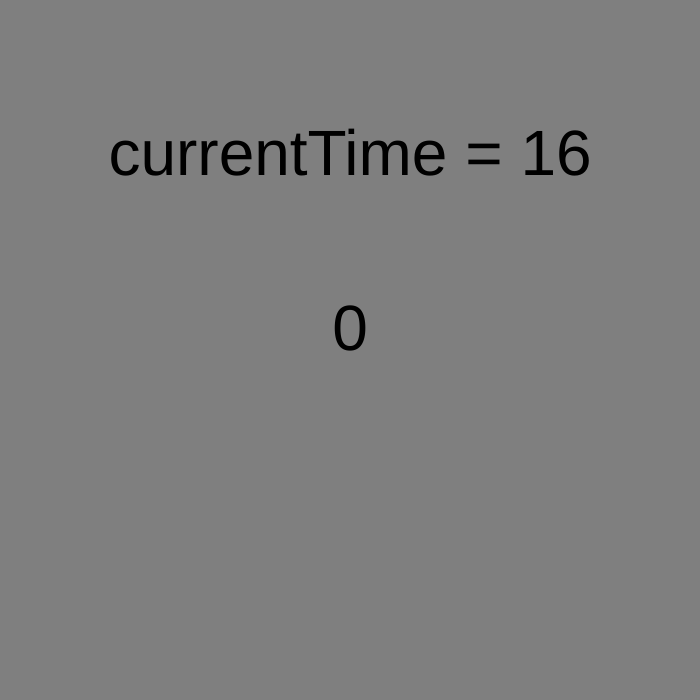
Frame 1 (no input)
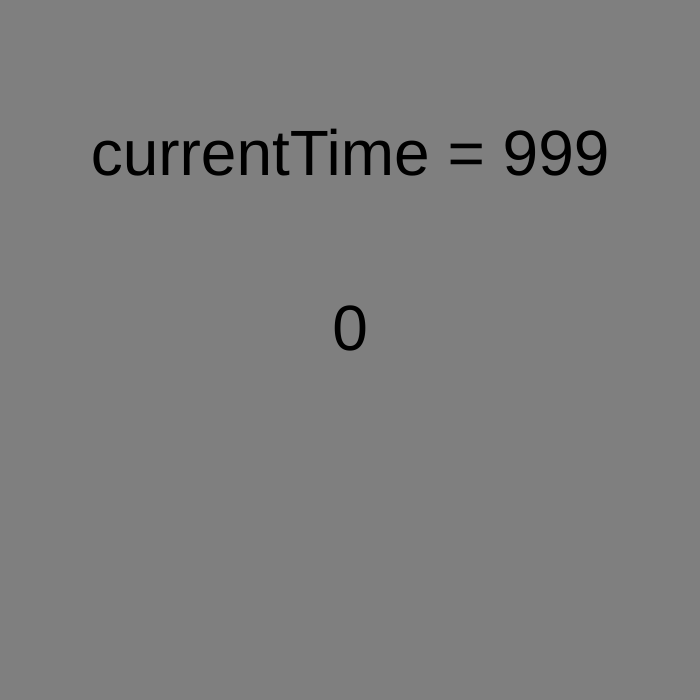
Frame 60 (no input)
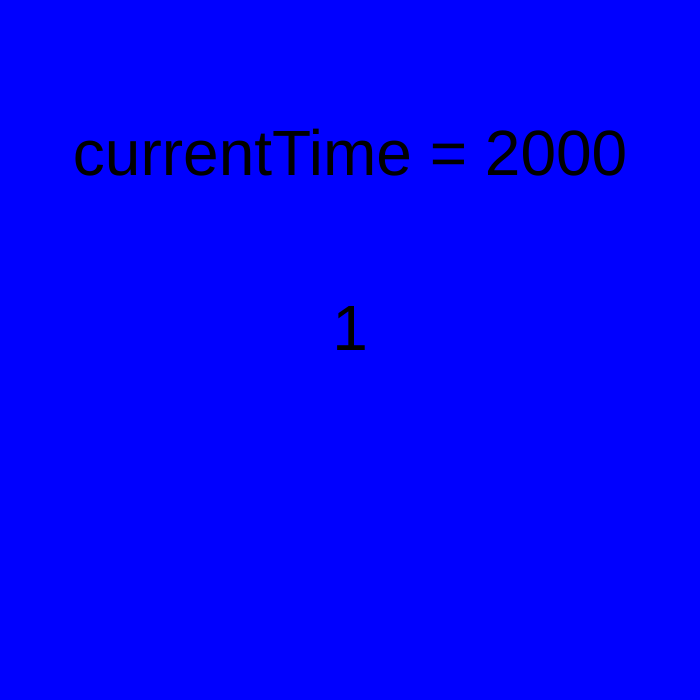
Frame 120 (the mouse pressed at the canvas centre since frame 60)

The p5.js sketch that drew these frames (run headless with seeded random() and noise() and a simulated clock; from frame 60 on, the mouse is pressed at the canvas centre):

// p5.js sketch
// ── sketch.js
/* 
Creates simple timers that trigger one time only.

millis() tracks total milliseconds since sketch started.
1000 milliseconds = 1 second.

- Background begins as grey.
- Changes to blue after 2 seconds.
- Changes to red after 8 seconds.
*/


let currentTime = 0; //setting up variable to track millis() clock
let timer1 = 2000; //setting up variable for a 2 second timer
let timer2 = 8000; //8 second timer

function setup() 
{
  createCanvas(700, 700);
  background(127); // grey background
  textAlign(CENTER); //draws text from centerpoint
	textSize(64); //sets size of text
}

function draw() 
{
  currentTime = millis(); //continuously update our currentTime variable

  if (currentTime > timer2) //if 8 second timer has triggered...
	{
    background(255, 0, 0); //red background
    text("2", width / 2, height / 2); //display "2" for 8 second timer
  } 
	else if (currentTime > timer1) //if 2 second timer has triggered...
	{
    background(0, 0, 255);  //blue background
    text("1", width / 2, height / 2); //display "1" for 2 second timer
  }
  else  //if neither timer has passed...
  {
    background(127); //grey background
    text("0", width / 2, height / 2); //display "0" before any timer has triggered
  }
	
  text("currentTime = " + int(currentTime), width / 2, height/4);
}
